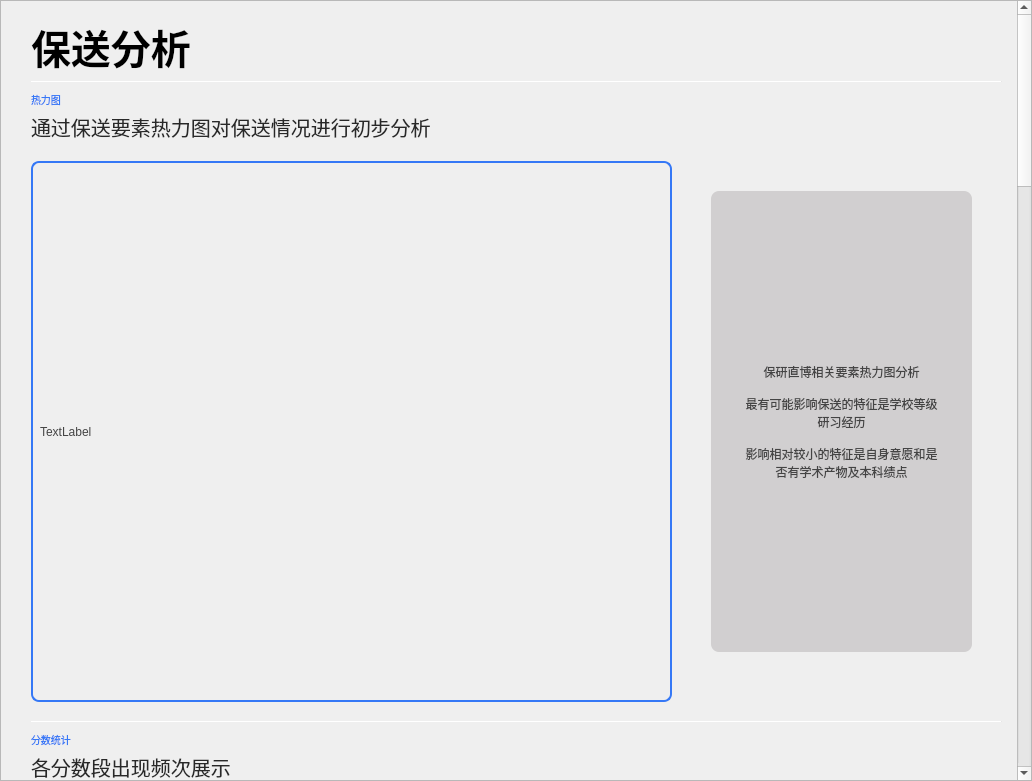
<?xml version="1.0" encoding="UTF-8"?>
<ui version="4.0">
 <class>Form</class>
 <widget class="QWidget" name="Form">
  <property name="geometry">
   <rect>
    <x>0</x>
    <y>0</y>
    <width>1032</width>
    <height>781</height>
   </rect>
  </property>
  <property name="windowTitle">
   <string>Form</string>
  </property>
  <widget class="QScrollArea" name="scrollArea">
   <property name="geometry">
    <rect>
     <x>0</x>
     <y>0</y>
     <width>1032</width>
     <height>781</height>
    </rect>
   </property>
   <property name="styleSheet">
    <string notr="true">border:transparent;
background-color:white;
QScrollBar {height:0px;width:0px;}</string>
   </property>
   <property name="verticalScrollBarPolicy">
    <enum>Qt::ScrollBarAsNeeded</enum>
   </property>
   <property name="horizontalScrollBarPolicy">
    <enum>Qt::ScrollBarAlwaysOff</enum>
   </property>
   <property name="widgetResizable">
    <bool>true</bool>
   </property>
   <widget class="QWidget" name="scrollAreaWidgetContents">
    <property name="geometry">
     <rect>
      <x>0</x>
      <y>0</y>
      <width>1032</width>
      <height>3410</height>
     </rect>
    </property>
    <property name="minimumSize">
     <size>
      <width>871</width>
      <height>3410</height>
     </size>
    </property>
    <property name="styleSheet">
     <string notr="true">QScrollBar {height:0px;width:0px;}</string>
    </property>
    <widget class="QLabel" name="label">
     <property name="enabled">
      <bool>true</bool>
     </property>
     <property name="geometry">
      <rect>
       <x>30</x>
       <y>20</y>
       <width>161</width>
       <height>51</height>
      </rect>
     </property>
     <property name="maximumSize">
      <size>
       <width>200</width>
       <height>200</height>
      </size>
     </property>
     <property name="font">
      <font>
       <pointsize>-1</pointsize>
       <weight>75</weight>
       <italic>false</italic>
       <bold>true</bold>
      </font>
     </property>
     <property name="styleSheet">
      <string notr="true">font-size:40px;font:bold;</string>
     </property>
     <property name="text">
      <string>保送分析</string>
     </property>
    </widget>
    <widget class="Line" name="line">
     <property name="geometry">
      <rect>
       <x>30</x>
       <y>80</y>
       <width>971</width>
       <height>1</height>
      </rect>
     </property>
     <property name="styleSheet">
      <string notr="true">background-color:rgb(230,230,230);
max-height:5px;</string>
     </property>
     <property name="orientation">
      <enum>Qt::Horizontal</enum>
     </property>
    </widget>
    <widget class="QWidget" name="widget" native="true">
     <property name="geometry">
      <rect>
       <x>20</x>
       <y>90</y>
       <width>991</width>
       <height>621</height>
      </rect>
     </property>
     <widget class="QLabel" name="label_6">
      <property name="geometry">
       <rect>
        <x>10</x>
        <y>0</y>
        <width>91</width>
        <height>16</height>
       </rect>
      </property>
      <property name="styleSheet">
       <string notr="true">color:rgb(53,120,246);font-size:10px;background-color:transparent;</string>
      </property>
      <property name="text">
       <string>热力图</string>
      </property>
     </widget>
     <widget class="QLabel" name="label_7">
      <property name="geometry">
       <rect>
        <x>10</x>
        <y>20</y>
        <width>431</width>
        <height>31</height>
       </rect>
      </property>
      <property name="styleSheet">
       <string notr="true">background-color:transparent;color:rgb(40,40,40);font-size:20px</string>
      </property>
      <property name="text">
       <string>通过保送要素热力图对保送情况进行初步分析</string>
      </property>
     </widget>
     <widget class="QLabel" name="label_5">
      <property name="geometry">
       <rect>
        <x>690</x>
        <y>100</y>
        <width>261</width>
        <height>461</height>
       </rect>
      </property>
      <property name="styleSheet">
       <string notr="true">background-color:rgb(209, 207, 208);border:1px rgb(209, 207, 208);border-radius:8px;padding:2px 4px;color:rgb(68,68,68);</string>
      </property>
      <property name="text">
       <string>保研直博相关要素热力图分析

最有可能影响保送的特征是学校等级
研习经历

影响相对较小的特征是自身意愿和是
否有学术产物及本科绩点</string>
      </property>
      <property name="alignment">
       <set>Qt::AlignCenter</set>
      </property>
     </widget>
     <widget class="QLabel" name="htmap">
      <property name="geometry">
       <rect>
        <x>10</x>
        <y>70</y>
        <width>641</width>
        <height>541</height>
       </rect>
      </property>
      <property name="styleSheet">
       <string notr="true">border:2px solid rgb(53,120,246);border-radius:8px;
padding:2px 4px;color:rgb(68,68,68);
background-color:transparent;</string>
      </property>
      <property name="text">
       <string>TextLabel</string>
      </property>
     </widget>
    </widget>
    <widget class="QWidget" name="widget_3" native="true">
     <property name="geometry">
      <rect>
       <x>20</x>
       <y>730</y>
       <width>991</width>
       <height>461</height>
      </rect>
     </property>
     <widget class="QLabel" name="label_8">
      <property name="geometry">
       <rect>
        <x>10</x>
        <y>0</y>
        <width>91</width>
        <height>16</height>
       </rect>
      </property>
      <property name="styleSheet">
       <string notr="true">color:rgb(53,120,246);font-size:10px;background-color:transparent;</string>
      </property>
      <property name="text">
       <string>分数统计</string>
      </property>
     </widget>
     <widget class="QLabel" name="label_9">
      <property name="geometry">
       <rect>
        <x>10</x>
        <y>20</y>
        <width>221</width>
        <height>31</height>
       </rect>
      </property>
      <property name="styleSheet">
       <string notr="true">background-color:transparent;color:rgb(40,40,40);font-size:20px</string>
      </property>
      <property name="text">
       <string>各分数段出现频次展示</string>
      </property>
     </widget>
     <widget class="QLabel" name="label_10">
      <property name="geometry">
       <rect>
        <x>590</x>
        <y>150</y>
        <width>341</width>
        <height>221</height>
       </rect>
      </property>
      <property name="styleSheet">
       <string notr="true">background-color:rgb(209, 207, 208);border:1px rgb(209, 207, 208);border-radius:8px;padding:2px 4px;color:rgb(68,68,68);</string>
      </property>
      <property name="text">
       <string>可以看到，立志于保送的学生
其深造意向都非常高，大部分都是5
这是从热力图无法看出来的
也解释了为什么本组的深造意愿和各特征相关度都较低</string>
      </property>
      <property name="alignment">
       <set>Qt::AlignCenter</set>
      </property>
     </widget>
     <widget class="QLabel" name="frc">
      <property name="geometry">
       <rect>
        <x>10</x>
        <y>70</y>
        <width>511</width>
        <height>381</height>
       </rect>
      </property>
      <property name="styleSheet">
       <string notr="true">border:2px solid rgb(53,120,246);border-radius:8px;
padding:2px 4px;color:rgb(68,68,68);
background-color:transparent;</string>
      </property>
      <property name="text">
       <string>TextLabel</string>
      </property>
     </widget>
    </widget>
    <widget class="Line" name="line_2">
     <property name="geometry">
      <rect>
       <x>30</x>
       <y>720</y>
       <width>971</width>
       <height>1</height>
      </rect>
     </property>
     <property name="styleSheet">
      <string notr="true">background-color:rgb(230,230,230);
max-height:5px;</string>
     </property>
     <property name="orientation">
      <enum>Qt::Horizontal</enum>
     </property>
    </widget>
    <widget class="Line" name="line_3">
     <property name="geometry">
      <rect>
       <x>30</x>
       <y>1200</y>
       <width>971</width>
       <height>1</height>
      </rect>
     </property>
     <property name="styleSheet">
      <string notr="true">background-color:rgb(230,230,230);
max-height:5px;</string>
     </property>
     <property name="orientation">
      <enum>Qt::Horizontal</enum>
     </property>
    </widget>
    <widget class="QWidget" name="widget_9" native="true">
     <property name="geometry">
      <rect>
       <x>20</x>
       <y>1210</y>
       <width>991</width>
       <height>791</height>
      </rect>
     </property>
     <widget class="QLabel" name="label_18">
      <property name="geometry">
       <rect>
        <x>10</x>
        <y>0</y>
        <width>91</width>
        <height>16</height>
       </rect>
      </property>
      <property name="styleSheet">
       <string notr="true">color:rgb(53,120,246);font-size:10px;background-color:transparent;</string>
      </property>
      <property name="text">
       <string>关系展示</string>
      </property>
     </widget>
     <widget class="QLabel" name="label_19">
      <property name="geometry">
       <rect>
        <x>10</x>
        <y>20</y>
        <width>221</width>
        <height>31</height>
       </rect>
      </property>
      <property name="styleSheet">
       <string notr="true">background-color:transparent;color:rgb(40,40,40);font-size:20px</string>
      </property>
      <property name="text">
       <string>展示各要素之间的关系</string>
      </property>
     </widget>
     <widget class="QLabel" name="label_20">
      <property name="geometry">
       <rect>
        <x>610</x>
        <y>130</y>
        <width>291</width>
        <height>221</height>
       </rect>
      </property>
      <property name="styleSheet">
       <string notr="true">background-color:rgb(209, 207, 208);border:1px rgb(209, 207, 208);border-radius:8px;padding:2px 4px;color:rgb(68,68,68);</string>
      </property>
      <property name="text">
       <string>保送的学生中，优秀的本科院校是至关重要的
大部分保送学生都是985、211院校出生
这些优质高校手握更多的保送资格</string>
      </property>
      <property name="alignment">
       <set>Qt::AlignCenter</set>
      </property>
     </widget>
     <widget class="QLabel" name="label_21">
      <property name="geometry">
       <rect>
        <x>80</x>
        <y>490</y>
        <width>291</width>
        <height>221</height>
       </rect>
      </property>
      <property name="styleSheet">
       <string notr="true">background-color:rgb(209, 207, 208);border:1px rgb(209, 207, 208);border-radius:8px;padding:2px 4px;color:rgb(68,68,68);</string>
      </property>
      <property name="text">
       <string>本科均分在热力图中与成功保送相关度较低
但仔细分析可以发现
能够成功保送的本科均分一般都高</string>
      </property>
      <property name="alignment">
       <set>Qt::AlignCenter</set>
      </property>
     </widget>
     <widget class="QLabel" name="s1">
      <property name="geometry">
       <rect>
        <x>10</x>
        <y>70</y>
        <width>491</width>
        <height>331</height>
       </rect>
      </property>
      <property name="styleSheet">
       <string notr="true">border:2px solid rgb(53,120,246);border-radius:8px;
padding:2px 4px;color:rgb(68,68,68);
background-color:transparent;</string>
      </property>
      <property name="text">
       <string>TextLabel</string>
      </property>
     </widget>
     <widget class="QLabel" name="s2">
      <property name="geometry">
       <rect>
        <x>480</x>
        <y>440</y>
        <width>491</width>
        <height>331</height>
       </rect>
      </property>
      <property name="styleSheet">
       <string notr="true">border:2px solid rgb(53,120,246);border-radius:8px;
padding:2px 4px;color:rgb(68,68,68);
background-color:transparent;</string>
      </property>
      <property name="text">
       <string/>
      </property>
     </widget>
    </widget>
    <widget class="QWidget" name="widget_12" native="true">
     <property name="geometry">
      <rect>
       <x>20</x>
       <y>2000</y>
       <width>991</width>
       <height>731</height>
      </rect>
     </property>
     <widget class="QLabel" name="label_24">
      <property name="geometry">
       <rect>
        <x>620</x>
        <y>70</y>
        <width>291</width>
        <height>221</height>
       </rect>
      </property>
      <property name="styleSheet">
       <string notr="true">background-color:rgb(209, 207, 208);border:1px rgb(209, 207, 208);border-radius:8px;padding:2px 4px;color:rgb(68,68,68);</string>
      </property>
      <property name="text">
       <string>不难看出
成功保送的学生四级成绩都非常优秀</string>
      </property>
      <property name="alignment">
       <set>Qt::AlignCenter</set>
      </property>
     </widget>
     <widget class="QLabel" name="label_25">
      <property name="geometry">
       <rect>
        <x>80</x>
        <y>440</y>
        <width>291</width>
        <height>221</height>
       </rect>
      </property>
      <property name="styleSheet">
       <string notr="true">background-color:rgb(209, 207, 208);border:1px rgb(209, 207, 208);border-radius:8px;padding:2px 4px;color:rgb(68,68,68);</string>
      </property>
      <property name="text">
       <string>大多数保送成功的学生都有做项目和实习的经验</string>
      </property>
      <property name="alignment">
       <set>Qt::AlignCenter</set>
      </property>
     </widget>
     <widget class="QLabel" name="s3">
      <property name="geometry">
       <rect>
        <x>10</x>
        <y>20</y>
        <width>491</width>
        <height>331</height>
       </rect>
      </property>
      <property name="styleSheet">
       <string notr="true">border:2px solid rgb(53,120,246);border-radius:8px;
padding:2px 4px;color:rgb(68,68,68);
background-color:transparent;</string>
      </property>
      <property name="text">
       <string>TextLabel</string>
      </property>
     </widget>
     <widget class="QLabel" name="s4">
      <property name="geometry">
       <rect>
        <x>480</x>
        <y>390</y>
        <width>491</width>
        <height>331</height>
       </rect>
      </property>
      <property name="styleSheet">
       <string notr="true">border:2px solid rgb(53,120,246);border-radius:8px;
padding:2px 4px;color:rgb(68,68,68);
background-color:transparent;</string>
      </property>
      <property name="text">
       <string>TextLabel</string>
      </property>
     </widget>
    </widget>
    <widget class="QWidget" name="widget_5" native="true">
     <property name="geometry">
      <rect>
       <x>20</x>
       <y>2750</y>
       <width>991</width>
       <height>631</height>
      </rect>
     </property>
     <widget class="QLabel" name="label_14">
      <property name="geometry">
       <rect>
        <x>10</x>
        <y>0</y>
        <width>91</width>
        <height>16</height>
       </rect>
      </property>
      <property name="styleSheet">
       <string notr="true">color:rgb(53,120,246);font-size:10px;background-color:transparent;</string>
      </property>
      <property name="text">
       <string>回归模型</string>
      </property>
     </widget>
     <widget class="QLabel" name="label_15">
      <property name="geometry">
       <rect>
        <x>10</x>
        <y>20</y>
        <width>291</width>
        <height>31</height>
       </rect>
      </property>
      <property name="styleSheet">
       <string notr="true">background-color:transparent;color:rgb(40,40,40);font-size:20px</string>
      </property>
      <property name="text">
       <string>随机森林分类展示</string>
      </property>
     </widget>
     <widget class="QLabel" name="label_17">
      <property name="geometry">
       <rect>
        <x>240</x>
        <y>480</y>
        <width>511</width>
        <height>131</height>
       </rect>
      </property>
      <property name="styleSheet">
       <string notr="true">background-color:rgb(209, 207, 208);border:1px rgb(209, 207, 208);border-radius:8px;padding:2px 4px;color:rgb(68,68,68);</string>
      </property>
      <property name="text">
       <string>在训练组样本中，随机森林模型实现了全部正确预测
在测试组样本中的表现同样优秀</string>
      </property>
      <property name="alignment">
       <set>Qt::AlignCenter</set>
      </property>
     </widget>
     <widget class="QLabel" name="rf1">
      <property name="geometry">
       <rect>
        <x>60</x>
        <y>80</y>
        <width>371</width>
        <height>361</height>
       </rect>
      </property>
      <property name="styleSheet">
       <string notr="true">border:2px solid rgb(53,120,246);border-radius:8px;
padding:2px 4px;color:rgb(68,68,68);
background-color:transparent;</string>
      </property>
      <property name="text">
       <string>TextLabel</string>
      </property>
     </widget>
     <widget class="QLabel" name="rf2">
      <property name="geometry">
       <rect>
        <x>550</x>
        <y>80</y>
        <width>371</width>
        <height>361</height>
       </rect>
      </property>
      <property name="styleSheet">
       <string notr="true">border:2px solid rgb(53,120,246);border-radius:8px;
padding:2px 4px;color:rgb(68,68,68);
background-color:transparent;</string>
      </property>
      <property name="text">
       <string>TextLabel</string>
      </property>
     </widget>
    </widget>
    <widget class="Line" name="line_4">
     <property name="geometry">
      <rect>
       <x>30</x>
       <y>3390</y>
       <width>971</width>
       <height>1</height>
      </rect>
     </property>
     <property name="styleSheet">
      <string notr="true">background-color:rgb(230,230,230);
max-height:5px;</string>
     </property>
     <property name="orientation">
      <enum>Qt::Horizontal</enum>
     </property>
    </widget>
    <widget class="Line" name="line_5">
     <property name="geometry">
      <rect>
       <x>20</x>
       <y>2740</y>
       <width>971</width>
       <height>1</height>
      </rect>
     </property>
     <property name="styleSheet">
      <string notr="true">background-color:rgb(230,230,230);
max-height:5px;</string>
     </property>
     <property name="orientation">
      <enum>Qt::Horizontal</enum>
     </property>
    </widget>
   </widget>
  </widget>
 </widget>
 <resources/>
 <connections/>
</ui>
